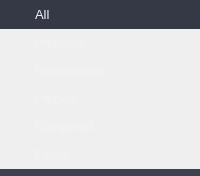
              <widget class="QWidget" name="wgtFilters" native="true">
               <property name="sizePolicy">
                <sizepolicy hsizetype="Minimum" vsizetype="Maximum">
                 <horstretch>0</horstretch>
                 <verstretch>0</verstretch>
                </sizepolicy>
               </property>
               <property name="minimumSize">
                <size>
                 <width>0</width>
                 <height>0</height>
                </size>
               </property>
               <property name="font">
                <font>
                 <family>Tahoma</family>
                 <pointsize>9</pointsize>
                </font>
               </property>
               <property name="layoutDirection">
                <enum>Qt::LeftToRight</enum>
               </property>
               <property name="autoFillBackground">
                <bool>false</bool>
               </property>
               <property name="styleSheet">
                <string notr="true">#wgtFilters {
    background-color: transparent;
}

#wgtFilters[list=&quot;opened&quot;] {
    background-color: #3B3D4A;
}

QPushButton 
{
    background-color: transparent;
    padding: 7 7 7 35;
    font: normal 10pt &quot;Tahoma&quot;;
    color: #F2F3F3;
    border: 0px;
    text-align: left;
 }

QPushButton:hover
{
    color: #FFFFFF;
    background-color: #353945;
} 

QPushButton:pressed
{
    background-color: #4C5164;
}

QPushButton:checked
{
    background-color: #353945;
    /*color: #25B174;
    background-color: #353945;
    background-repeat: no-repeat;
    background-position: left ;
    margin: 0 0 0 26;
    padding: 7 14 7 16;*/
}


</string>
               </property>
               <layout class="QVBoxLayout" name="verticalLayout_3" stretch="0,0,0,0,0,0,0">
                <property name="spacing">
                 <number>0</number>
                </property>
                <property name="sizeConstraint">
                 <enum>QLayout::SetMinAndMaxSize</enum>
                </property>
                <property name="leftMargin">
                 <number>0</number>
                </property>
                <property name="topMargin">
                 <number>0</number>
                </property>
                <property name="rightMargin">
                 <number>0</number>
                </property>
                <property name="bottomMargin">
                 <number>0</number>
                </property>
                <item>
                 <widget class="NotificationButton" name="btnFltAll">
                  <property name="sizePolicy">
                   <sizepolicy hsizetype="Minimum" vsizetype="Maximum">
                    <horstretch>0</horstretch>
                    <verstretch>0</verstretch>
                   </sizepolicy>
                  </property>
                  <property name="minimumSize">
                   <size>
                    <width>0</width>
                    <height>0</height>
                   </size>
                  </property>
                  <property name="font">
                   <font>
                    <family>Tahoma</family>
                    <pointsize>10</pointsize>
                    <weight>50</weight>
                    <italic>false</italic>
                    <bold>false</bold>
                   </font>
                  </property>
                  <property name="layoutDirection">
                   <enum>Qt::LeftToRight</enum>
                  </property>
                  <property name="text">
                   <string>All</string>
                  </property>
                  <property name="checkable">
                   <bool>true</bool>
                  </property>
                  <property name="checked">
                   <bool>true</bool>
                  </property>
                  <property name="flat">
                   <bool>false</bool>
                  </property>
                 </widget>
                </item>
                <item>
                 <widget class="NotificationButton" name="btnFltSettingUp">
                  <property name="sizePolicy">
                   <sizepolicy hsizetype="Minimum" vsizetype="Maximum">
                    <horstretch>0</horstretch>
                    <verstretch>0</verstretch>
                   </sizepolicy>
                  </property>
                  <property name="minimumSize">
                   <size>
                    <width>0</width>
                    <height>0</height>
                   </size>
                  </property>
                  <property name="text">
                   <string>Prepared</string>
                  </property>
                  <property name="checkable">
                   <bool>true</bool>
                  </property>
                  <property name="checked">
                   <bool>false</bool>
                  </property>
                  <property name="flat">
                   <bool>false</bool>
                  </property>
                 </widget>
                </item>
                <item>
                 <widget class="NotificationButton" name="btnFltDownloading">
                  <property name="sizePolicy">
                   <sizepolicy hsizetype="Minimum" vsizetype="Maximum">
                    <horstretch>0</horstretch>
                    <verstretch>0</verstretch>
                   </sizepolicy>
                  </property>
                  <property name="minimumSize">
                   <size>
                    <width>0</width>
                    <height>0</height>
                   </size>
                  </property>
                  <property name="text">
                   <string>Downloading</string>
                  </property>
                  <property name="checkable">
                   <bool>true</bool>
                  </property>
                 </widget>
                </item>
                <item>
                 <widget class="NotificationButton" name="btnFltPaused">
                  <property name="sizePolicy">
                   <sizepolicy hsizetype="Minimum" vsizetype="Maximum">
                    <horstretch>0</horstretch>
                    <verstretch>0</verstretch>
                   </sizepolicy>
                  </property>
                  <property name="text">
                   <string>Paused</string>
                  </property>
                  <property name="checkable">
                   <bool>true</bool>
                  </property>
                 </widget>
                </item>
                <item>
                 <widget class="NotificationButton" name="btnFltCompleted">
                  <property name="sizePolicy">
                   <sizepolicy hsizetype="Minimum" vsizetype="Maximum">
                    <horstretch>0</horstretch>
                    <verstretch>0</verstretch>
                   </sizepolicy>
                  </property>
                  <property name="minimumSize">
                   <size>
                    <width>0</width>
                    <height>0</height>
                   </size>
                  </property>
                  <property name="text">
                   <string>Completed</string>
                  </property>
                  <property name="checkable">
                   <bool>true</bool>
                  </property>
                  <property name="flat">
                   <bool>false</bool>
                  </property>
                 </widget>
                </item>
                <item>
                 <widget class="NotificationButton" name="btnFltFailed">
                  <property name="sizePolicy">
                   <sizepolicy hsizetype="Minimum" vsizetype="Maximum">
                    <horstretch>0</horstretch>
                    <verstretch>0</verstretch>
                   </sizepolicy>
                  </property>
                  <property name="minimumSize">
                   <size>
                    <width>0</width>
                    <height>0</height>
                   </size>
                  </property>
                  <property name="text">
                   <string>Failed</string>
                  </property>
                  <property name="checkable">
                   <bool>true</bool>
                  </property>
                  <property name="flat">
                   <bool>false</bool>
                  </property>
                 </widget>
                </item>
                <item>
                 <widget class="QWidget" name="wgtSpaceFilters" native="true">
                  <property name="minimumSize">
                   <size>
                    <width>0</width>
                    <height>7</height>
                   </size>
                  </property>
                  <property name="styleSheet">
                   <string notr="true">background-color: #3D404F;</string>
                  </property>
                 </widget>
                </item>
               </layout>
              </widget>
